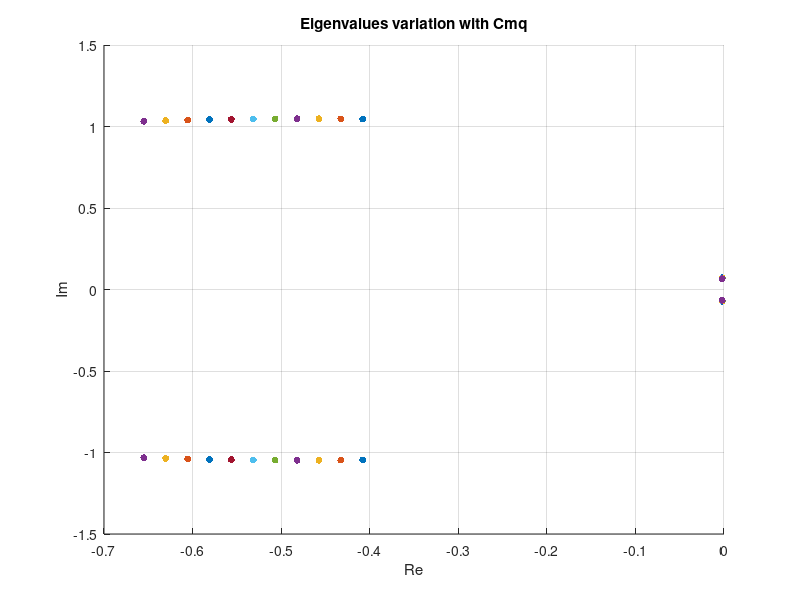

This figure's MATLAB source:
%Treball mecanica de vol
clear all 
clc
%% Problem Data

m=288778;   % [kg]
S=511;      % [m^2]
MAC=8.32;   % [m]
b=59.74;    % [m]
CD0=0.025; 
h=6069;     % [m]

Ix=2.47e7;  % [kgm2]
Iy=4.49e7;  % [kgm2]
Iz=6.74e7;  % [kgm2]
Ixz=1.32e6; % [kgm2]

Ixp=Ix-Ixz^2/Iz;
Izp=Iz-Ixz^2/Ix;
Ixzp=Ixz/(Ix*Iz-Ixz^2);

mach = 0.65;
a = sqrt(287*294*1.15); % [m/s]
theta0=0;
u0=a*mach;              % [m/s]
g=9.81;                 % [m/s^2]
dens=1.225*exp(-(g/(287*(273+21)))*(h));
CL0=(2*m*g)/(dens*S*u0^2);
Cw0=(m*g)/(1/2*dens*u0^2*S);

%% Uncontrolled Longitudinal Motion
%% QUESTION 1: 
%Find the eigenvalues and their corresponding eigenvectors

%      CT       CD      CL      Cm
data_1=[-0.055   0       0.13    0.013;  %û
        0        0.2     4.4     -1.0;   %alpha
        0        0       5.65    -20.5;  %^q
        0        0       6.6     -4.0];  %alpha_prima

Cxu = data_1(1,1)-data_1(1,2);  % Cxu = CTu - CDu
Czu = -data_1(1,3);             % Czu = -CLu
Cxa = CL0-data_1(2,2);          % Cxa = CL0 - CDa
Cza = -data_1(2,3)-CD0;         % Cza = -CLa - CD0
Cxq = -data_1(3,2);             % Cxq = -CDq
Czq = -data_1(3,3);             % Czq = -CLq
Cxap = -data_1(4,2);            % Cxap = -CDap
Czap = -data_1(4,3);            % Czap = -CLap

% Longitudinal Stability Derivatives
%           X                                 Z                                M
ctrlderiv=[0.5*dens*u0*S*Cxu         -dens*u0*S*Cw0+0.5*dens*u0*S*Czu    0.5*dens*u0*S*MAC*data_1(1,4);      %u
      0.5*dens*u0*S*Cxa         0.5*dens*u0*S*Cza                   0.5*dens*u0*S*MAC*data_1(2,4);      %w
      0.25*dens*u0*S*MAC*Cxq    0.25*dens*u0*S*MAC*Czq              0.25*dens*u0*S*MAC^2*data_1(3,4);   %q
      0.25*dens*S*MAC*Cxap      0.25*dens*S*MAC*Czap                0.25*dens*S*MAC^2*data_1(4,4)];     %w·

A=zeros(4);

% Linearized Dynamic System
% Delta u Row
A(1,1)=ctrlderiv(1,1)/m;
A(1,2)=ctrlderiv(2,1)/m;
A(1,4)=-g;

% Delta w· Row
A(2,1)=ctrlderiv(1,2)/(m-ctrlderiv(4,2));
A(2,2)=ctrlderiv(2,2)/(m-ctrlderiv(4,2));
A(2,3)=(ctrlderiv(3,2)+m*u0)/(m-ctrlderiv(4,2));

% q· Row
A(3,1)=(1/Iy)*(ctrlderiv(1,3)+ctrlderiv(4,3)*ctrlderiv(1,2)/(m-ctrlderiv(4,2)));
A(3,2)=(1/Iy)*(ctrlderiv(2,3)+ctrlderiv(4,3)*ctrlderiv(2,2)/(m-ctrlderiv(4,2)));
A(3,3)=(1/Iy)*(ctrlderiv(3,3)+ctrlderiv(4,3)*(ctrlderiv(3,2)+m*u0)/(m-ctrlderiv(4,2)));

% Delta Theta· Row
A(4,3)=1;

% Short Period Approximation
Ashort=zeros(3);

Ashort(1,1)=A(2,2);
Ashort(1,2)=A(2,3);
Ashort(2,1)=A(3,2);
Ashort(2,2)=A(3,3);
Ashort(3,2)=A(4,3);

% Fugoid Approximation
Afug=zeros(3);

Afug(1,1)=A(1,1)-(A(3,1)/A(3,3))*A(1,3);
Afug(1,2)=A(1,2)-(A(3,2)/A(3,3))*A(1,3);
Afug(1,3)=A(1,4);
Afug(2,1)=A(2,1)-(A(3,1)/A(3,3))*A(2,3);
Afug(2,2)=A(2,2)-(A(3,2)/A(3,3))*A(2,3);
Afug(3,1)=-A(3,1)/A(3,3);
Afug(3,2)=-A(3,2)/A(3,3);

[eigenvectors,eigenvalues]=eig(A);
eigenvalues=diag(eigenvalues);
[eigenvectors_short,eigenvalues_short]=eig(Ashort);
eigenvalues_short=diag(eigenvalues_short);
[eigenvectors_fug,eigenvalues_fug]=eig(Afug);
eigenvalues_fug=diag(eigenvalues_fug);

% Plot Q1
% Convert to polar in the report
disp('Question 1 results:');
display(eigenvalues);
display(eigenvalues_short);
display(eigenvalues_fug);


%% QUESTION 2 
% Plot in the complex plane the locus of the eigenvalues when the 
% stability derivative Cmq varies within an interval +- 50% about the
% nominal value, but the rest of stability derivatives remain unchanged

figure;
hold on;
grid on;
xlabel("Re");
ylabel("Im");

for i =1:11
    % Longitudinal Stability Derivatives
    %      CT       CD      CL      Cm
    data_1_2=[-0.055   0       0.13    0.013;  %û
            0        0.2     4.4     -1.0;   %alpha
            0        0       5.65    -10.25-2.05*(i-1);  %^q As the value from the cmq in Q1 was 20.5, we will make a range with +-50% of it
            0        0       6.6     -4.0];  %alpha_prima

    Cxu = data_1_2(1,1)-data_1_2(1,2);  % Cxu = CTu - CDu
    Czu = -data_1_2(1,3);             % Czu = -CLu
    Cxa = CL0-data_1_2(2,2);          % Cxa = CL0 - CDa
    Cza = -data_1_2(2,3)-CD0;         % Cza = -CLa - CD0
    Cxq = -data_1_2(3,2);             % Cxq = -CDq
    Czq = -data_1_2(3,3);             % Czq = -CLq
    Cxap = -data_1_2(4,2);            % Cxap = -CDap
    Czap = -data_1_2(4,3);            % Czap = -CLap
    
    %           X                       Z                           M
    ctrlderiv_cmq=[0.5*dens*u0*S*Cxu      -dens*u0*S*Cw0+0.5*dens*u0*S*Czu   0.5*dens*u0*S*MAC*data_1_2(1,4);      %u
              0.5*dens*u0*S*Cxa      0.5*dens*u0*S*Cza                 0.5*dens*u0*S*MAC*data_1_2(2,4);      %w
              0.25*dens*u0*S*MAC*Cxq 0.25*dens*u0*S*MAC*Czq            0.25*dens*u0*S*MAC^2*data_1_2(3,4);   %q
              0.25*dens*S*MAC*Cxap   0.25*dens*S*MAC*Czap              0.25*dens*S*MAC^2*data_1_2(4,4)];     %w·

    A_cmq=zeros(4);
    A_cmq(1,1)=ctrlderiv_cmq(1,1)/m;
    A_cmq(1,2)=ctrlderiv_cmq(2,1)/m;
    A_cmq(1,4)=-g;
    A_cmq(2,1)=ctrlderiv_cmq(1,2)/(m-ctrlderiv_cmq(4,2));
    A_cmq(2,2)=ctrlderiv_cmq(2,2)/(m-ctrlderiv_cmq(4,2));
    A_cmq(2,3)=(ctrlderiv_cmq(3,2)+m*u0)/(m-ctrlderiv_cmq(4,2));
    A_cmq(3,1)=(1/Iy)*(ctrlderiv_cmq(1,3)+ctrlderiv_cmq(4,3)*ctrlderiv_cmq(1,2)/(m-ctrlderiv_cmq(4,2)));
    A_cmq(3,2)=(1/Iy)*(ctrlderiv_cmq(2,3)+ctrlderiv_cmq(4,3)*ctrlderiv_cmq(2,2)/(m-ctrlderiv_cmq(4,2)));
    A_cmq(3,3)=(1/Iy)*(ctrlderiv_cmq(3,3)+ctrlderiv_cmq(4,3)*(ctrlderiv_cmq(3,2)+m*u0)/(m-ctrlderiv_cmq(4,2)));
    A_cmq(4,3)=1;
    
    cmq(i)=-10.25-2.05*(i-1);
    [eigenvectors_cmq,eigenvalues_cmq]=eig(A_cmq);
    eigenvalues_cmq=diag(eigenvalues_cmq);
    x=real(eigenvalues_cmq);
    y=imag(eigenvalues_cmq);
    scatter(x,y,25,'filled')
end
title('Eigenvalues variation with Cmq')
%legend('[-10.25,-12.3,-14.35,-16.4,-18.45,-20.5,-22.55,-24.6,-26.65,-28.7,-30.75]')


%% QUESTION 3
% For the lowest value of Cmq plot the short period mode corresponding to
% an initial perturbed angle of attack alpha = 3º
alpha = 3;

% Longitudinal Stability Derivatives
%      CT       CD      CL      Cm
data_1_3=[-0.055   0       0.13    0.013;  %û
        0        0.2     4.4     -1.0;   %alpha
        0        0       5.65    -10.25;  %^q (LOWEST VALUE OF Cmq)
        0        0       6.6     -4.0];  %alpha_prima

Cxu = data_1_3(1,1)*cosd(alpha)-data_1_3(1,2)*cosd(alpha)+data_1_3(1,3)*sind(alpha);  % Cxu = CTu*cos(a) - CDu*cos(a) + CLu*sin(a)
Czu = -data_1_3(1,1)*sind(alpha)-data_1_3(1,3)*cosd(alpha)-data_1_3(1,3)*sind(alpha);  % Czu = CTu*sin(a) - CLu*cos(a) - CDu*sin(A)
Cxa = CL0-data_1_3(2,2);          % Cxa = CL0 - CDa
Cza = -data_1_3(2,3)-CD0;         % Cza = -CLa - CD0
Cxq = -data_1_3(3,2);             % Cxq = -CDq
Czq = -data_1_3(3,3);             % Czq = -CLq
Cxap = data_1_3(4,1)*cosd(alpha)-data_1_3(4,2)*cosd(alpha)+data_1_3(4,3)*sind(alpha); % Cxap = CTap*cos(a) - CDap*cos(a) + CLap*sin(a)
Czap = -data_1_3(4,1)*sind(alpha)-data_1_3(4,3)*cosd(alpha)-data_1_3(4,2)*sind(alpha);% Czap = -CTap*sin(a) - CLap*cos(a) - CDap*sin(a)

% Longitudinal Stability Derivatives
%                    X                                 Z                                M
ctrlderiv_3=[0.5*dens*u0*S*Cxu         -dens*u0*S*Cw0+0.5*dens*u0*S*Czu    0.5*dens*u0*S*MAC*data_1_3(1,4);      %u
             0.5*dens*u0*S*Cxa         0.5*dens*u0*S*Cza                   0.5*dens*u0*S*MAC*data_1_3(2,4);      %w
             0.25*dens*u0*S*MAC*Cxq    0.25*dens*u0*S*MAC*Czq              0.25*dens*u0*S*MAC^2*data_1_3(3,4);   %q
             0.25*dens*S*MAC*Cxap      0.25*dens*S*MAC*Czap                0.25*dens*S*MAC^2*data_1_3(4,4)];     %w·

A_3=zeros(4);

% Linearized Dynamic System
% Delta u Row
A_3(1,1)=ctrlderiv_3(1,1)/m;
A_3(1,2)=ctrlderiv_3(2,1)/m;
A_3(1,4)=-g;

% Delta w· Row
A_3(2,1)=ctrlderiv_3(1,2)/(m-ctrlderiv_3(4,2));
A_3(2,2)=ctrlderiv_3(2,2)/(m-ctrlderiv_3(4,2));
A_3(2,3)=(ctrlderiv_3(3,2)+m*u0)/(m-ctrlderiv_3(4,2));

% q· Row
A_3(3,1)=(1/Iy)*(ctrlderiv_3(1,3)+ctrlderiv_3(4,3)*ctrlderiv_3(1,2)/(m-ctrlderiv_3(4,2)));
A_3(3,2)=(1/Iy)*(ctrlderiv_3(2,3)+ctrlderiv_3(4,3)*ctrlderiv_3(2,2)/(m-ctrlderiv_3(4,2)));
A_3(3,3)=(1/Iy)*(ctrlderiv_3(3,3)+ctrlderiv_3(4,3)*(ctrlderiv_3(3,2)+m*u0)/(m-ctrlderiv_3(4,2)));

% Delta Theta· Row
A_3(4,3)=1;

% Short Period Approximation
Ashort_3=zeros(3);

Ashort_3(1,1)=A_3(2,2);
Ashort_3(1,2)=A_3(2,3);
Ashort_3(2,1)=A_3(3,2);
Ashort_3(2,2)=A_3(3,3);
Ashort_3(3,2)=A_3(4,3);

% Fugoid Approximation
Afug_3=zeros(3);

Afug_3(1,1)=A_3(1,1)-(A_3(3,1)/A_3(3,3))*A_3(1,3);
Afug_3(1,2)=A_3(1,2)-(A_3(3,2)/A_3(3,3))*A_3(1,3);
Afug_3(1,3)=A_3(1,4);
Afug_3(2,1)=A_3(2,1)-(A_3(3,1)/A_3(3,3))*A_3(2,3);
Afug_3(2,2)=A_3(2,2)-(A_3(3,2)/A_3(3,3))*A_3(2,3);
Afug_3(3,1)=-A_3(3,1)/A_3(3,3);
Afug_3(3,2)=-A_3(3,2)/A_3(3,3);

[eigenvectors_3,eigenvalues_3]=eig(A_3);
eigenvalues_3=diag(eigenvalues_3);
[eigenvectors_short_3,eigenvalues_short_3]=eig(Ashort_3);
eigenvalues_short_3=diag(eigenvalues_short_3);
[eigenvectors_fug_3,eigenvalues_fug_3]=eig(Afug_3);
eigenvalues_fug_3=diag(eigenvalues_fug_3);

